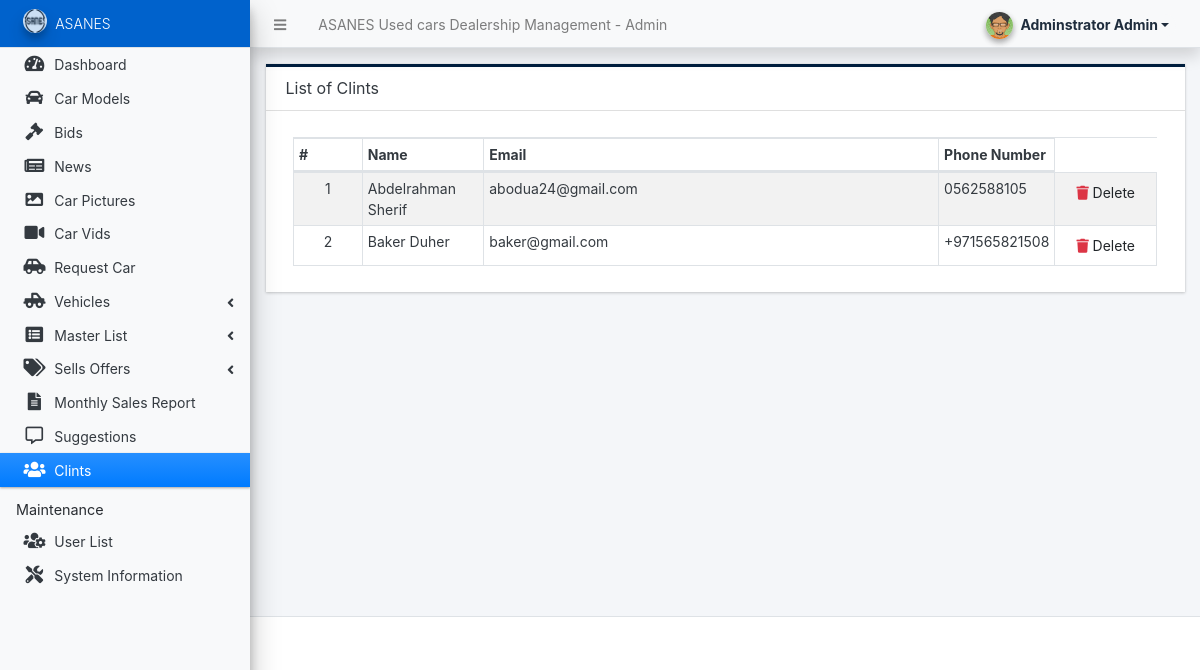
The page /admin/?page=Clints (signed in) on the database its author committed.
### tables this page shows
CREATE TABLE `clients` (
  `id` int(11) NOT NULL,
  `FirstName` varchar(50) NOT NULL,
  `LastName` varchar(50) NOT NULL,
  `Email` varchar(50) NOT NULL,
  `PhoneNumber` varchar(30) NOT NULL,
  `Password` varchar(60) NOT NULL
);

### admin/Clints/index.php (the view, shortened to what this page needs)
<div class="card card-outline rounded-0 card-navy">
	<div class="card-header">
		<h3 class="card-title">List of Clints</h3>
	</div>
	<div class="card-body">
        <div class="container-fluid">
			<table class="table table-hover table-striped table-bordered" id="list">
				<colgroup>
					<col width="10%">
					<col width="15%">
					<col width="65%">
					<col width="10%">
				</colgroup>
				<thead>
					<tr>
						<th>#</th>
						<th>Name</th>
						<th>Email</th>
						<th>Phone Number</th>
					</tr>
				</thead>
				<tbody>
					<?php
					$i = 1;
						$qry = $conn->query("SELECT * FROM `clients` ORDER BY `id`");
						while($row = $qry->fetch_assoc()):
					?>
						<tr>
							<td class="text-center"><?php echo $i++; ?></td>
							<td class=""><?= $row['FirstName'] ?> <?= $row['LastName'] ?></td>
							<td class=""><?= $row['Email'] ?></td>
							<td class=""><?= $row['PhoneNumber'] ?></td>
							<td align="center">
				                    <a class="dropdown-item delete_data" href="javascript:void(0)" data-id="<?php echo $row['id'] ?>"><span class="fa fa-trash text-danger"></span> Delete</a>
							</td>
					<?php endwhile; ?>
				</tbody>
			</table>
		</div>
	</div>
</div>

### rows shown on the page
clients: FirstName "Abdelrahman", LastName "Sherif", Email "abodua24@gmail.com", PhoneNumber "0562588105"
clients: FirstName "Baker", LastName "Duher", Email "baker@gmail.com", PhoneNumber "+971565821508"

### other values the page prints
$_settings->info('name') "ASANES Used cars Dealership Management"
$_settings->userdata('firstname').' '.$_settings->userdata('lastname') "Adminstrator Admin"
$_settings->info('short_name') "ASANES"
